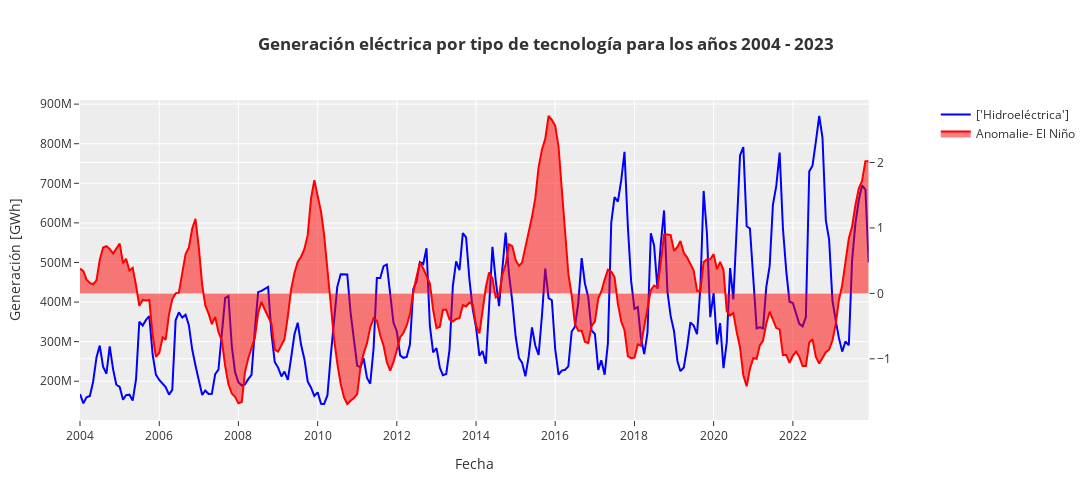

Notebook code for this chart:
### Code cell
# Un gráfico más simple con la variable climática ENSO y una tecnología de generación Hidroeléctrica
tech_filter = ['Hidroeléctrica']

ts_filter = df_energy[df_energy['Tipo de generación'].isin(tech_filter)]
# Agregar una linea sobre el y para visualizar la variable climática ENSO
fig = make_subplots(specs=[[{"secondary_y": True}]])

fig.add_trace(go.Scatter(x=ts_filter.index, y=ts_filter['Generación [kWh]'], name=str(tech_filter), marker=dict(color='blue')), secondary_y=False)
fig.add_trace(go.Scatter(x=ts_filter.index, y=ts_filter['Anom'], name='Anomalie- El Niño', marker=dict(color='red', opacity=0.1), fill='tozeroy'), secondary_y=True)

fig.update_layout(
    template="ggplot2",
    title=f"<b>Generación eléctrica por tipo de tecnología para los años {min(ts_filter.index.year)} - {max(ts_filter.index.year)}</b>",
    xaxis_title="Fecha",
    yaxis_title="Generación [GWh]",
    width=1200, height=500)
# pio.write_image(fig,save_images/'Hidro_nino_new.png', scale=5, width=1200, height=800)
fig.show()

### Figure 1 — Plotly figure (JSON) as saved in the notebook; plotly's stock layout.template omitted (floating-point values rounded to 4 significant figures; data arrays with more than 128 entries replaced by an {"elided": "..."} marker saying what was removed)
{"data": [{"marker": {"color": "blue"}, "name": "['Hidroeléctrica']", "x": {"elided": "240 str values"}, "y": {"elided": "240 float values"}, "type": "scatter", "xaxis": "x", "yaxis": "y"}, {"fill": "tozeroy", "marker": {"color": "red", "opacity": 0.1}, "name": "Anomalie- El Niño", "x": {"elided": "240 str values"}, "y": {"elided": "240 float values"}, "type": "scatter", "xaxis": "x", "yaxis": "y2"}], "layout": {"xaxis": {"anchor": "y", "domain": [0.0, 0.94], "title": {"text": "Fecha"}}, "yaxis": {"anchor": "x", "domain": [0.0, 1.0], "title": {"text": "Generación [GWh]"}}, "yaxis2": {"anchor": "x", "overlaying": "y", "side": "right"}, "title": {"text": "<b>Generación eléctrica por tipo de tecnología para los años 2004 - 2023</b>"}, "width": 1200, "height": 500}}
